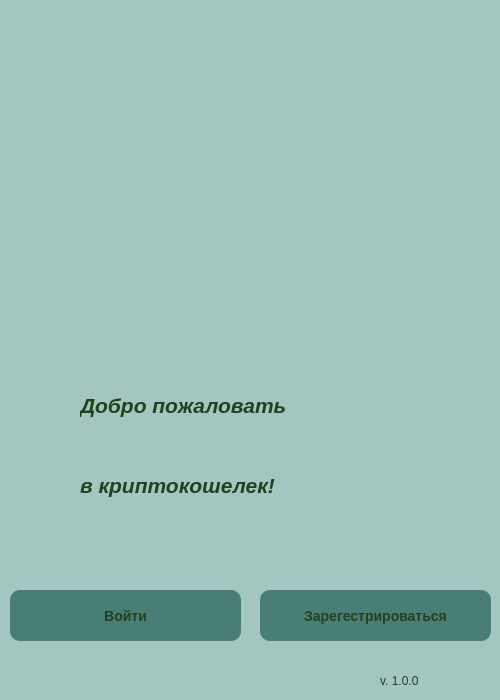
<?xml version="1.0" encoding="UTF-8"?>
<ui version="4.0">
 <class>Cripto</class>
 <widget class="QWidget" name="Cripto">
  <property name="geometry">
   <rect>
    <x>0</x>
    <y>0</y>
    <width>500</width>
    <height>700</height>
   </rect>
  </property>
  <property name="sizePolicy">
   <sizepolicy hsizetype="Preferred" vsizetype="Preferred">
    <horstretch>3</horstretch>
    <verstretch>0</verstretch>
   </sizepolicy>
  </property>
  <property name="minimumSize">
   <size>
    <width>0</width>
    <height>700</height>
   </size>
  </property>
  <property name="maximumSize">
   <size>
    <width>500</width>
    <height>700</height>
   </size>
  </property>
  <property name="windowTitle">
   <string>Form</string>
  </property>
  <property name="styleSheet">
   <string notr="true">background-color:#a3c6c0;
</string>
  </property>
  <widget class="QLabel" name="label">
   <property name="geometry">
    <rect>
     <x>120</x>
     <y>30</y>
     <width>621</width>
     <height>321</height>
    </rect>
   </property>
   <property name="text">
    <string/>
   </property>
   <property name="pixmap">
    <pixmap>../image/bitloin.png</pixmap>
   </property>
  </widget>
  <widget class="QPushButton" name="entrance">
   <property name="geometry">
    <rect>
     <x>10</x>
     <y>590</y>
     <width>231</width>
     <height>51</height>
    </rect>
   </property>
   <property name="minimumSize">
    <size>
     <width>30</width>
     <height>40</height>
    </size>
   </property>
   <property name="font">
    <font>
     <pointsize>-1</pointsize>
     <weight>75</weight>
     <italic>false</italic>
     <bold>true</bold>
    </font>
   </property>
   <property name="cursor">
    <cursorShape>PointingHandCursor</cursorShape>
   </property>
   <property name="styleSheet">
    <string notr="true">background-color:#497e76;
color:#21421e;
border-stule:outset;
border-width:2px;
border-radius:10px;
border-color:white;
font:bold 14px;
padding:10px;
min-width:10px;
</string>
   </property>
   <property name="text">
    <string>Войти</string>
   </property>
  </widget>
  <widget class="QPushButton" name="regestratione">
   <property name="geometry">
    <rect>
     <x>260</x>
     <y>590</y>
     <width>231</width>
     <height>51</height>
    </rect>
   </property>
   <property name="minimumSize">
    <size>
     <width>30</width>
     <height>40</height>
    </size>
   </property>
   <property name="font">
    <font>
     <pointsize>-1</pointsize>
     <weight>75</weight>
     <italic>false</italic>
     <bold>true</bold>
    </font>
   </property>
   <property name="cursor">
    <cursorShape>PointingHandCursor</cursorShape>
   </property>
   <property name="styleSheet">
    <string notr="true">background-color:#497e76;
color:#21421e;
border-stule:outset;
border-width:2px;
border-radius:10px;
border-color:white;
font:bold 14px;
padding:10px;
min-width:10px;
</string>
   </property>
   <property name="text">
    <string>Зарегестрироваться</string>
   </property>
  </widget>
  <widget class="QLabel" name="label_4">
   <property name="geometry">
    <rect>
     <x>380</x>
     <y>665</y>
     <width>91</width>
     <height>31</height>
    </rect>
   </property>
   <property name="styleSheet">
    <string notr="true">color:#21421e;</string>
   </property>
   <property name="text">
    <string>v. 1.0.0</string>
   </property>
  </widget>
  <widget class="QLabel" name="label_2">
   <property name="geometry">
    <rect>
     <x>80</x>
     <y>370</y>
     <width>401</width>
     <height>71</height>
    </rect>
   </property>
   <property name="font">
    <font>
     <weight>75</weight>
     <italic>false</italic>
     <bold>true</bold>
    </font>
   </property>
   <property name="styleSheet">
    <string notr="true">
color:#21421e;
</string>
   </property>
   <property name="text">
    <string>&lt;html&gt;&lt;head/&gt;&lt;body&gt;&lt;p&gt;&lt;span style=&quot; font-size:16pt; font-style:italic;&quot;&gt;Добро пожаловать &lt;/span&gt;&lt;/p&gt;&lt;/body&gt;&lt;/html&gt;</string>
   </property>
  </widget>
  <widget class="QLabel" name="label_3">
   <property name="geometry">
    <rect>
     <x>80</x>
     <y>440</y>
     <width>371</width>
     <height>91</height>
    </rect>
   </property>
   <property name="font">
    <font>
     <weight>75</weight>
     <italic>false</italic>
     <bold>true</bold>
    </font>
   </property>
   <property name="styleSheet">
    <string notr="true">color:#21421e;</string>
   </property>
   <property name="text">
    <string>&lt;html&gt;&lt;head/&gt;&lt;body&gt;&lt;p&gt;&lt;span style=&quot; font-size:16pt; font-style:italic;&quot;&gt;в криптокошелек!&lt;/span&gt;&lt;/p&gt;&lt;/body&gt;&lt;/html&gt;</string>
   </property>
  </widget>
 </widget>
 <resources/>
 <connections/>
</ui>
